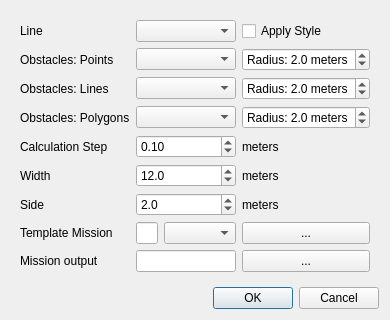
<?xml version="1.0" encoding="UTF-8"?>
<ui version="4.0">
 <class>QgisToUGCSDialogBase</class>
 <widget class="QDialog" name="QgisToUGCSDialogBase">
  <property name="geometry">
   <rect>
    <x>0</x>
    <y>0</y>
    <width>374</width>
    <height>292</height>
   </rect>
  </property>
  <property name="windowTitle">
   <string>QgisToUGCS</string>
  </property>
  <layout class="QGridLayout" name="gridLayout">
   <item row="1" column="0">
    <widget class="QWidget" name="widget_2" native="true">
     <layout class="QGridLayout" name="gridLayout_3">
      <item row="10" column="1" colspan="2">
       <widget class="QLineEdit" name="output_path">
        <property name="toolTip">
         <string>&lt;html&gt;&lt;head/&gt;&lt;body&gt;&lt;p&gt;The output file of the exported mission.&lt;/p&gt;&lt;p&gt;Use UGCS software to import this file.&lt;/p&gt;&lt;/body&gt;&lt;/html&gt;</string>
        </property>
       </widget>
      </item>
      <item row="2" column="3">
       <widget class="QDoubleSpinBox" name="doubleSpinBox_2">
        <property name="prefix">
         <string>Radius: </string>
        </property>
        <property name="suffix">
         <string> meters</string>
        </property>
        <property name="decimals">
         <number>1</number>
        </property>
        <property name="maximum">
         <double>5.000000000000000</double>
        </property>
        <property name="singleStep">
         <double>0.500000000000000</double>
        </property>
        <property name="stepType">
         <enum>QAbstractSpinBox::AdaptiveDecimalStepType</enum>
        </property>
        <property name="value">
         <double>2.000000000000000</double>
        </property>
       </widget>
      </item>
      <item row="8" column="3">
       <widget class="QPushButton" name="template_button">
        <property name="toolTip">
         <string>&lt;html&gt;&lt;head/&gt;&lt;body&gt;&lt;p&gt;Select your own exported mission of UGCS version&lt;/p&gt;&lt;p&gt;(Only if your version is not present in validated version combobox)&lt;/p&gt;&lt;p&gt;!!! This won t work for all versions, you can try !!!&lt;/p&gt;&lt;/body&gt;&lt;/html&gt;</string>
        </property>
        <property name="text">
         <string>...</string>
        </property>
       </widget>
      </item>
      <item row="1" column="1" colspan="2">
       <widget class="QComboBox" name="comboBox"/>
      </item>
      <item row="4" column="0">
       <widget class="QLabel" name="label_3">
        <property name="text">
         <string>Obstacles: Polygons</string>
        </property>
       </widget>
      </item>
      <item row="1" column="3">
       <widget class="QDoubleSpinBox" name="doubleSpinBox">
        <property name="prefix">
         <string>Radius: </string>
        </property>
        <property name="suffix">
         <string> meters</string>
        </property>
        <property name="decimals">
         <number>1</number>
        </property>
        <property name="maximum">
         <double>5.000000000000000</double>
        </property>
        <property name="singleStep">
         <double>0.500000000000000</double>
        </property>
        <property name="value">
         <double>2.000000000000000</double>
        </property>
       </widget>
      </item>
      <item row="2" column="0">
       <widget class="QLabel" name="label_2">
        <property name="text">
         <string>Obstacles: Lines</string>
        </property>
       </widget>
      </item>
      <item row="4" column="3">
       <widget class="QDoubleSpinBox" name="doubleSpinBox_3">
        <property name="prefix">
         <string>Radius: </string>
        </property>
        <property name="suffix">
         <string> meters</string>
        </property>
        <property name="decimals">
         <number>1</number>
        </property>
        <property name="maximum">
         <double>5.000000000000000</double>
        </property>
        <property name="singleStep">
         <double>0.500000000000000</double>
        </property>
        <property name="stepType">
         <enum>QAbstractSpinBox::AdaptiveDecimalStepType</enum>
        </property>
        <property name="value">
         <double>2.000000000000000</double>
        </property>
       </widget>
      </item>
      <item row="0" column="0">
       <widget class="QLabel" name="input_label">
        <property name="text">
         <string>Line</string>
        </property>
       </widget>
      </item>
      <item row="10" column="3">
       <widget class="QPushButton" name="output_button">
        <property name="toolTip">
         <string>&lt;html&gt;&lt;head/&gt;&lt;body&gt;&lt;p&gt;Select path to export this mission&lt;/p&gt;&lt;/body&gt;&lt;/html&gt;</string>
        </property>
        <property name="text">
         <string>...</string>
        </property>
       </widget>
      </item>
      <item row="8" column="2">
       <widget class="QComboBox" name="ugcs_version">
        <property name="toolTip">
         <string>&lt;html&gt;&lt;head/&gt;&lt;body&gt;&lt;p&gt;Validated UGCS Software version&lt;/p&gt;&lt;/body&gt;&lt;/html&gt;</string>
        </property>
       </widget>
      </item>
      <item row="4" column="1" colspan="2">
       <widget class="QComboBox" name="comboBox_3"/>
      </item>
      <item row="8" column="0">
       <widget class="QLabel" name="template_label">
        <property name="text">
         <string>Template Mission</string>
        </property>
       </widget>
      </item>
      <item row="2" column="1" colspan="2">
       <widget class="QComboBox" name="comboBox_2"/>
      </item>
      <item row="1" column="0">
       <widget class="QLabel" name="label">
        <property name="text">
         <string>Obstacles: Points</string>
        </property>
       </widget>
      </item>
      <item row="10" column="0">
       <widget class="QLabel" name="output_label">
        <property name="text">
         <string>Mission output</string>
        </property>
       </widget>
      </item>
      <item row="0" column="1" colspan="2">
       <widget class="QComboBox" name="input_layer">
        <property name="toolTip">
         <string>&lt;html&gt;&lt;head/&gt;&lt;body&gt;&lt;p&gt;Input layer vector as LineString&lt;/p&gt;&lt;/body&gt;&lt;/html&gt;</string>
        </property>
       </widget>
      </item>
      <item row="0" column="3">
       <widget class="QCheckBox" name="input_checkbox">
        <property name="toolTip">
         <string>&lt;html&gt;&lt;head/&gt;&lt;body&gt;&lt;p&gt;Overwrite the layer style to display flight informations and attributes&lt;/p&gt;&lt;/body&gt;&lt;/html&gt;</string>
        </property>
        <property name="text">
         <string>Apply Style</string>
        </property>
        <property name="checked">
         <bool>false</bool>
        </property>
       </widget>
      </item>
      <item row="8" column="1">
       <widget class="QLineEdit" name="template_path">
        <property name="toolTip">
         <string>&lt;html&gt;&lt;head/&gt;&lt;body&gt;&lt;p&gt;This file is an exported mission of UGCS software than have at least one flight plan in scanArea&lt;/p&gt;&lt;/body&gt;&lt;/html&gt;</string>
        </property>
       </widget>
      </item>
      <item row="5" column="1" colspan="2">
       <widget class="QDoubleSpinBox" name="doubleSpinBox_4">
        <property name="prefix">
         <string/>
        </property>
        <property name="suffix">
         <string/>
        </property>
        <property name="minimum">
         <double>0.000000000000000</double>
        </property>
        <property name="maximum">
         <double>1.000000000000000</double>
        </property>
        <property name="stepType">
         <enum>QAbstractSpinBox::AdaptiveDecimalStepType</enum>
        </property>
        <property name="value">
         <double>0.100000000000000</double>
        </property>
       </widget>
      </item>
      <item row="6" column="1" colspan="2">
       <widget class="QDoubleSpinBox" name="doubleSpinBox_5">
        <property name="prefix">
         <string/>
        </property>
        <property name="suffix">
         <string/>
        </property>
        <property name="decimals">
         <number>1</number>
        </property>
        <property name="minimum">
         <double>1.000000000000000</double>
        </property>
        <property name="value">
         <double>12.000000000000000</double>
        </property>
       </widget>
      </item>
      <item row="7" column="1" colspan="2">
       <widget class="QDoubleSpinBox" name="doubleSpinBox_6">
        <property name="prefix">
         <string/>
        </property>
        <property name="suffix">
         <string/>
        </property>
        <property name="decimals">
         <number>1</number>
        </property>
        <property name="singleStep">
         <double>0.250000000000000</double>
        </property>
        <property name="value">
         <double>2.000000000000000</double>
        </property>
       </widget>
      </item>
      <item row="5" column="0">
       <widget class="QLabel" name="label_4">
        <property name="text">
         <string>Calculation Step</string>
        </property>
       </widget>
      </item>
      <item row="6" column="0">
       <widget class="QLabel" name="label_5">
        <property name="text">
         <string>Width</string>
        </property>
       </widget>
      </item>
      <item row="7" column="0">
       <widget class="QLabel" name="label_6">
        <property name="text">
         <string>Side</string>
        </property>
       </widget>
      </item>
      <item row="5" column="3">
       <widget class="QLabel" name="label_7">
        <property name="text">
         <string>meters</string>
        </property>
       </widget>
      </item>
      <item row="6" column="3">
       <widget class="QLabel" name="label_8">
        <property name="text">
         <string>meters</string>
        </property>
       </widget>
      </item>
      <item row="7" column="3">
       <widget class="QLabel" name="label_9">
        <property name="text">
         <string>meters</string>
        </property>
       </widget>
      </item>
     </layout>
    </widget>
   </item>
   <item row="2" column="0">
    <widget class="QDialogButtonBox" name="button_box">
     <property name="orientation">
      <enum>Qt::Horizontal</enum>
     </property>
     <property name="standardButtons">
      <set>QDialogButtonBox::Cancel|QDialogButtonBox::Ok</set>
     </property>
    </widget>
   </item>
  </layout>
 </widget>
 <resources/>
 <connections>
  <connection>
   <sender>button_box</sender>
   <signal>accepted()</signal>
   <receiver>QgisToUGCSDialogBase</receiver>
   <slot>accept()</slot>
   <hints>
    <hint type="sourcelabel">
     <x>20</x>
     <y>20</y>
    </hint>
    <hint type="destinationlabel">
     <x>20</x>
     <y>20</y>
    </hint>
   </hints>
  </connection>
  <connection>
   <sender>button_box</sender>
   <signal>rejected()</signal>
   <receiver>QgisToUGCSDialogBase</receiver>
   <slot>reject()</slot>
   <hints>
    <hint type="sourcelabel">
     <x>20</x>
     <y>20</y>
    </hint>
    <hint type="destinationlabel">
     <x>20</x>
     <y>20</y>
    </hint>
   </hints>
  </connection>
 </connections>
</ui>
